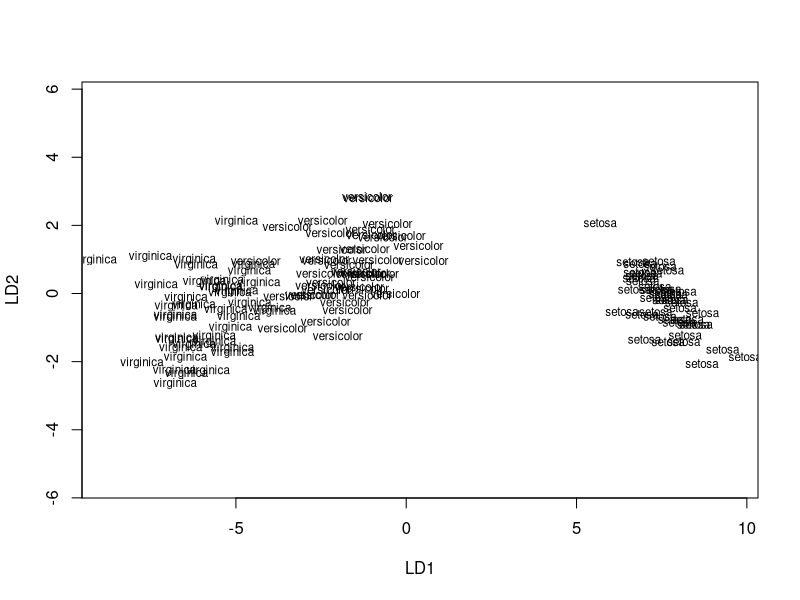
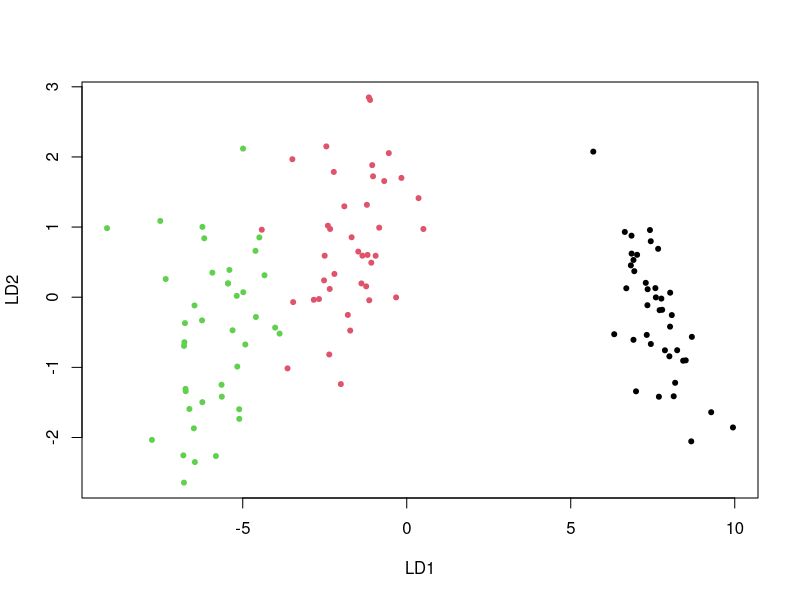
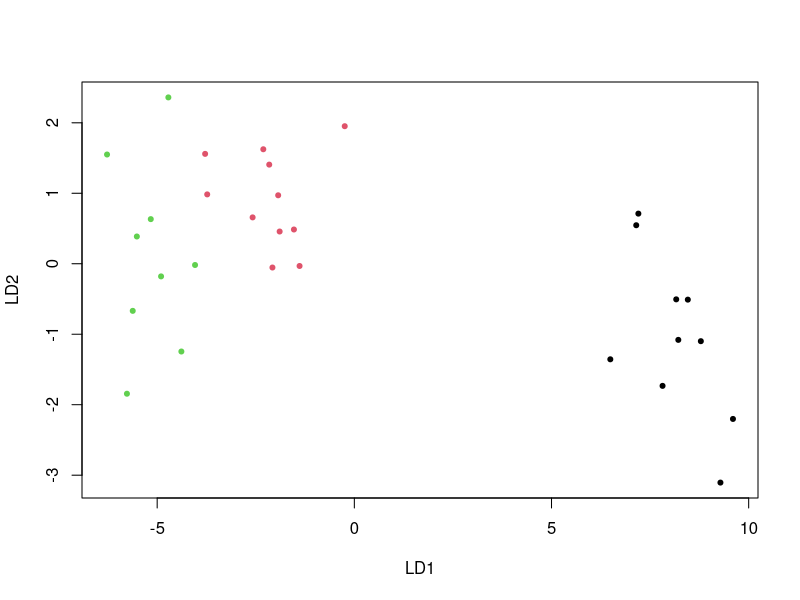

Source code (R) for these figures, in order:
## ---- chunk 1
library(tidyverse)
library(caret)
## ---- chunk 2
data("iris")

set.seed(123)
training.samples <- createDataPartition(iris$Species,p = 0.8, list = FALSE)
train.data <- iris[training.samples, ]
test.data <- iris[-training.samples, ]
## ---- chunk 3
preproc.param <- preProcess(train.data,method = c("center", "scale"))
train.transformed <- predict(preproc.param,train.data)
head(train.transformed)
test.transformed <- predict(preproc.param,test.data)
head(test.transformed)
## ---- chunk 4
library(MASS)
## ---- chunk 5
model <- lda(Species~., data = train.transformed)
predictions <- predict(model,test.transformed)
mean(predictions$class==test.transformed$Species)
model
plot(model)
predictions <- predict(model,test.transformed)
names(predictions)
head(predictions$class, 6)
head(predictions$posterior, 6) 
head(predictions$x, 3) 
lda.data <- cbind(train.transformed, predict(model)$x)
plot(predict(model)$x, pch=20, col=train.transformed$Species)
plot(predictions$x, pch=20, col=predictions$class)
